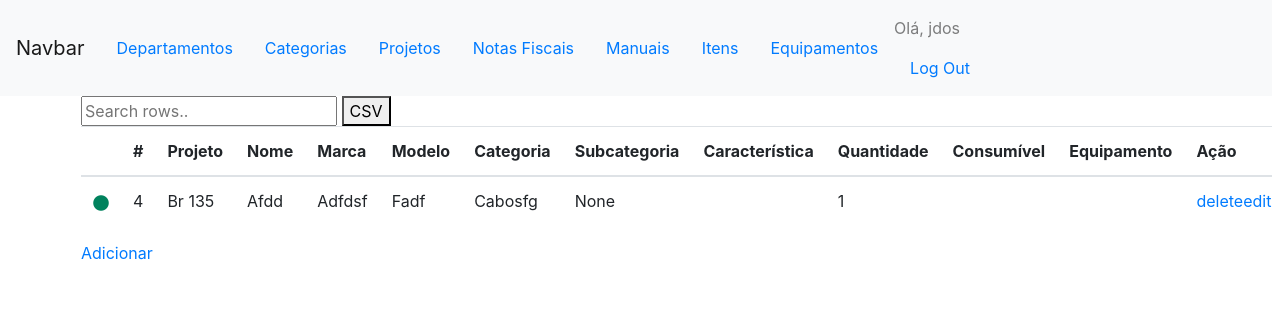
/controle/itens/ (signed in), run on the app's committed database.
### controles/models.py (models this page shows, shortened)
class Item(models.Model):
    id_item = models.AutoField(primary_key=True)
    nome = models.CharField(max_length=50)
    caracteristica = models.TextField(max_length=200, blank=True, null=True)
    marca = models.CharField(max_length=30) #nova identidade
    modelo = models.CharField(max_length=30) #nova identidade
    categoria = models.ForeignKey(Categoria, on_delete=models.PROTECT)
    subcategoria = models.ForeignKey(Subcategoria, on_delete=models.PROTECT, blank=True, null=True)
    projeto = models.ForeignKey('comuns.Projeto', on_delete=models.PROTECT)
    valor = models.DecimalField(max_digits=8, decimal_places=2, blank=True, null = True)
    local = models.CharField(max_length=50, null = True, blank=True) #nova identidade
    id_departamento = models.ForeignKey('comuns.Departamento', on_delete=models.PROTECT, blank=True, null = True)
    id_notafiscal = models.ForeignKey(NotaFiscal, on_delete=models.PROTECT, blank=True, null = True)
    status_disponivel = models.BooleanField(default=True)
    status_manutencao = models.BooleanField(default=False)
    status_emprestado = models.BooleanField(default=False)
    tipo_consumivel = models.BooleanField(default=False)
    quantidade = models.IntegerField(validators=[MinValueValidator(0), MaxValueValidator(999999)], default = 1)
    validade = models.DateField(null= True, blank=True)
    id_equipamento_pertencente = models.ForeignKey('self', null=True, blank=True ,related_name='item', on_delete=models.CASCADE)
    class Meta:
        verbose_name_plural = 'Itens'

class Categoria(models.Model):
    nome = models.CharField(max_length=40)
    def __str__(self):
        return self.nome

### comuns/models.py (models this page shows, shortened)
class Projeto(models.Model):
    nome = models.CharField(max_length=30)
    acronimo = models.CharField(max_length=5)

### controles/views.py (the view)
@login_required
def itens(request):
	itens = Item.objects.all().order_by('id_item')
	context = {'itens': itens}
	return render(request, 'controles/itens.html', context)

### controles/templatetags/custom_filter.py (called while the page is built)
@register.filter(name = 'status')
def status(value): # Only one argument.
    if value:
    	path = os.path.join(settings.MEDIA_URL,"img/verde.png" )
    	return path
    else:
    	path = os.path.join(settings.MEDIA_URL,"img/preto.png" )
    	return path

### controles/templates/controles/itens.html
{% extends "controles/base.html" %}
{% load custom_filter %}
{% load static %}
{% block content %}
<input type="text" id="myInput" onkeyup="searchTable('example','myInput');" placeholder="Search rows.." title="Type in a name">
<button class="export" onclick="exportTableToCSV($('#example'),'export.csv');">CSV</button>
<table id ="example"  class="table" >
  <thead>
    <th>
    </th>
    <th onclick="sortTable(1)">
      #
    </th>
    <th>
      Projeto
    </th>
    <th>
      Nome
    </th>
    <th>
    	Marca
    </th>
    <th>
      Modelo
    </th>
    <th>
      Categoria
    </th>
    <th>
      Subcategoria
    </th>
    <th>
      Característica
    </th>
    <th>
      Quantidade
    </th>
    <th>
    	Consumível
    </th>
    <th>
    	Equipamento
    </th>
    <th>
      Ação
    </th>
  </thead>
  <tbody>
  {% for item in itens %}
    <tr scope="row">
      <td><img  src="{{ item.status_disponivel | status }}" class="img_status" alt="status"></td>
      <td>{{ item.id_item }}</td>
      <td>{{ item.projeto.nome | title }}</td>
      <td>{{item.nome | title}}</td>
      <td>{{item.marca | title}}</td>
      <td>{{item.modelo | title}}</td>
      <td>{{item.categoria | title}}</td>
      <td>{{item.subcategoria | title}}</td>
      <td>{{item.caracteristica}}</td>
      <td>{{item.quantidade}}</td>
      <td>{{item.consumivel}}</td>
      <td>{{item.id_equipamento_pertencente.nome | title}}</td>
      <td><a href="{% url 'controles:delete_item' item.id_item %}">delete</a><a href="{% url 'controles:editar_item' item.id_item %}">editar</a></td>
    </tr>
    {% empty %}
    	<p>Não tem nenhum item cadastrado ainda.</p>
    {% endfor %}
</tbody>
</table>
<a href="{% url 'controles:novo_item' %}">Adicionar</a>
{% endblock content %}

### controles/templates/controles/base.html (shortened to what this page needs)
{% load bootstrap4 %}
{% load static %}
<!DOCTYPE html>
<html lang="pt-br">
	<head>
		<link rel="stylesheet" type="text/css" href="/media/css/style.css">
		{% bootstrap_css %}
	</head>
	<body>
	<nav class="navbar navbar-expand-lg navbar-light bg-light">
		<a class="navbar-brand" href="#">Navbar</a>
 			<ul class="nav">
				<li class="nav-item">
					<a class="nav-link" href = "{% url 'comuns:departamentos' %}"> Departamentos </a>
				</li>
				<li class="nav-item">
					<a class="nav-link" href = "{% url 'controles:categorias' %}"> Categorias </a>
				</li>
				<li class="nav-item">
					<a class="nav-link" href = "{% url 'comuns:projetos' %}"> Projetos </ao>
				</a>
				<li class="nav-item">
					<a class="nav-link" href = "{% url 'controles:notasfiscais' %}"> Notas Fiscais </a>
				</li>
				<li class="nav-item">
					<a class="nav-link" href = "{% url 'controles:manuais' %}"> Manuais </a>
				</li>
				<li class="nav-item">
					<a class="nav-link" href = "{% url 'controles:itens' %}"> Itens </a>
				</li>
				<li class="nav-item">
					<a class="nav-link" href = "{% url 'controles:equipamentos' %}"> Equipamentos </a>
				</li>
			</ul>
			<ul class="nav justify-content-end">
				<li class="nav-item">
				{% if user.is_authenticated %}
				    <span class="navbar-text">
     				 Olá, {{ user.username }}
    				</span>
					<a class="nav-link" href="{% url 'users:logout' %}">Log Out</a>
				{% else %}
					<a class="nav-link" href="{% url 'users:login' %}">Log In</a>
				{% endif %}
				</li>
			</ul>
	</nav>
		<div class="container">
			<div>
				{% block content %}{% endblock content %}
			</div>
		</div>
	</body>
</html>

### media/css/style.css (style rules this page uses)
.img_status { width: 16px; }

### data on the page
Item: id_item "4", projeto.nome "Br 135", nome "Afdd", marca "Adfdsf", modelo "Fadf", categoria "Cabosfg", subcategoria "None", quantidade "1"

### other printed values
{{ user.username }} "jdos"
